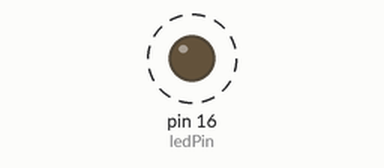
Simulated run of this sketch. Board: Arduino Uno, built with avr-gcc and run on an emulated ATmega328P. Shown: output pins drawn as LEDs (lit = HIGH). Dashed ring = blinking.

Above: at 0.3 s.
Timing chart, 0 to 5.9 s (numbered marks = the images above):
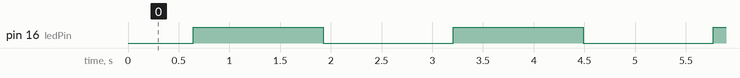

Measured:
- by itself, pin 16 (ledPin): alternates HIGH for 1.3 s and LOW for 1.3 s

The sketch:

008_LED_breathing_effect_using_PWM.ino
```cpp
const int ledPin = 16; //PIN 16 to LED anode


void setup() {
  pinMode(ledPin, OUTPUT);  //Assigns pin 16 as output
}

void loop() {
  // increase the LED brightness
  for(int dutyCycle = 0; dutyCycle <= 255; ){
    // changing the LED brightness with PWM
    analogWrite(ledPin, dutyCycle);
    delay(10);
    dutyCycle = dutyCycle + 2;  //increase duty cycle by 2
  }

  // decrease the LED brightness
  for(int dutyCycle = 255; dutyCycle >= 0; ){
    // changing the LED brightness with PWM
    analogWrite(ledPin, dutyCycle);
    delay(10);
    dutyCycle = dutyCycle - 2;  //decrease duty cycle by 2
  }
}
```
